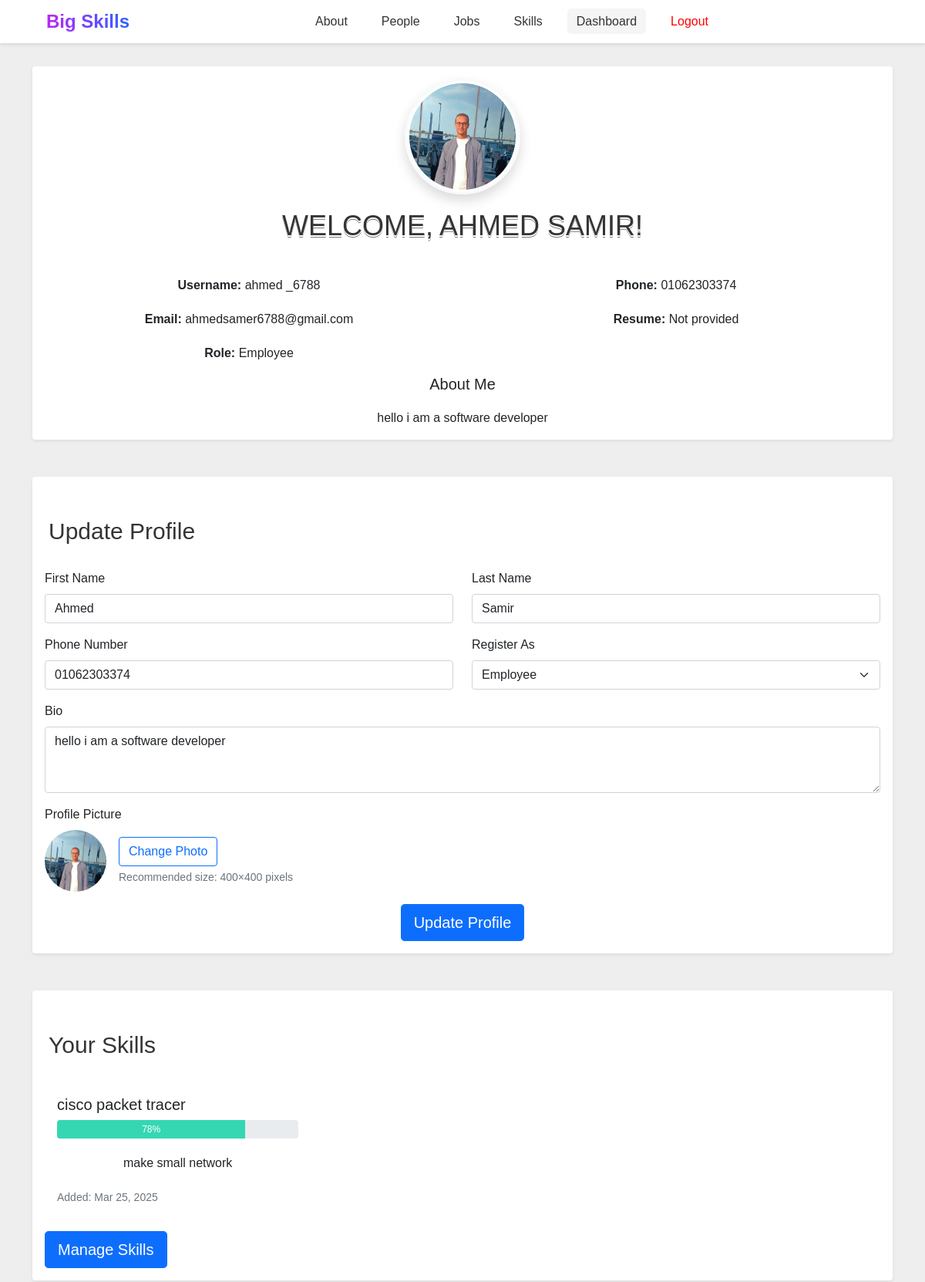
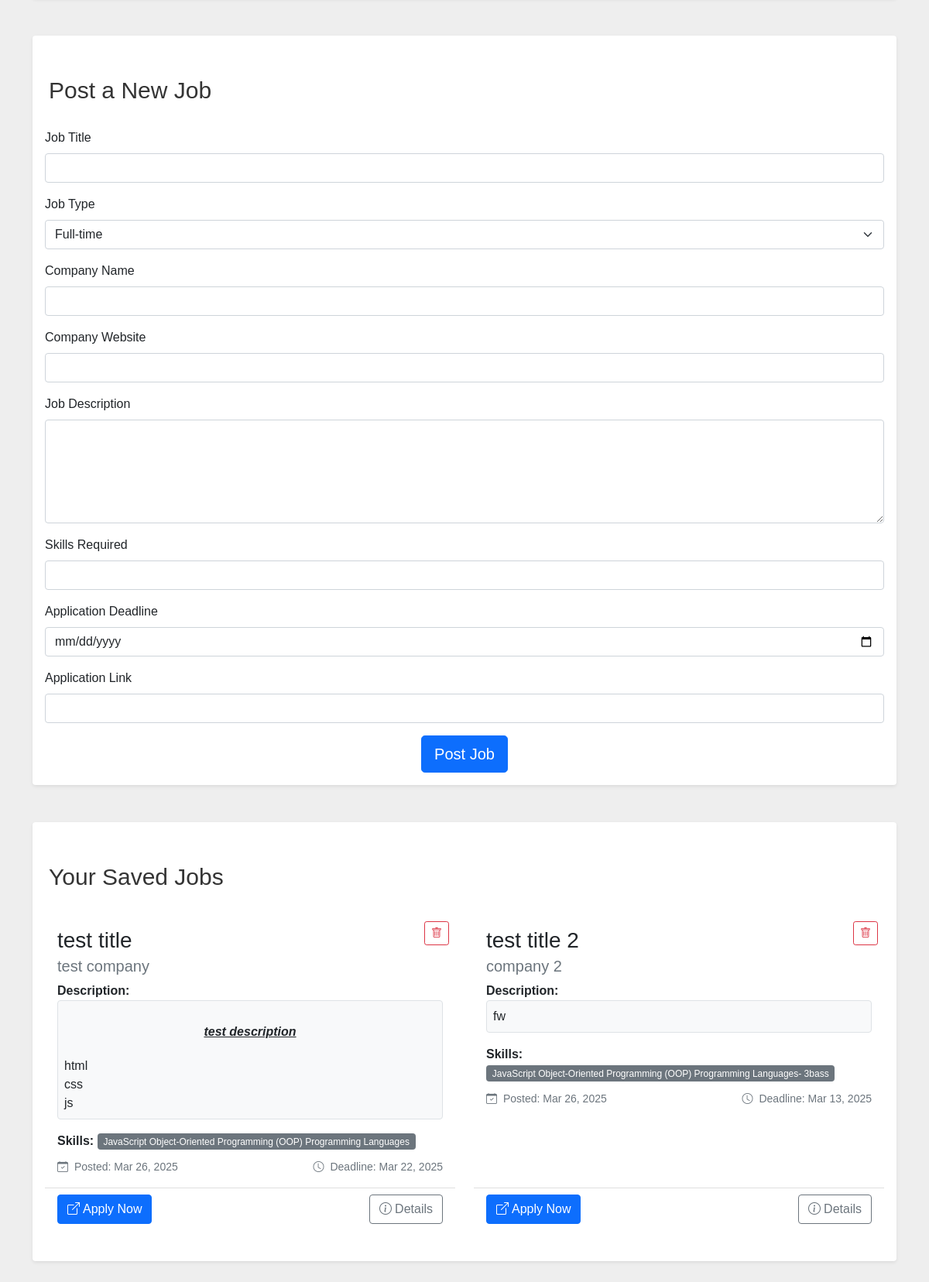
The page /dashboard (signed in) on the database its author committed (2 pictures, top to bottom).
### webapp/models.py (models this page shows, shortened)
class User(db.Model, UserMixin):
    id = db.Column(db.Integer, primary_key=True)
    fname = db.Column(db.String(25), nullable=False)
    lname = db.Column(db.String(25), nullable=False)
    username = db.Column(db.String(25), unique=True, nullable=False)
    email = db.Column(db.String(125), unique=True, nullable=False)
    image_file = db.Column(db.String(255), nullable=False, default="default/default.png")  # Increased length
    password = db.Column(db.String(60), nullable=False)
    phone_number = db.Column(db.String(15), nullable=True)
    bio = db.Column(db.Text, nullable=True)
    resume_link = db.Column(db.String(255), nullable=True)
    register_as = db.Column(db.String(255), nullable=True)
    skills = db.relationship("Skills", backref="author", lazy=True)

class Skills(db.Model):
    id = db.Column(db.Integer, primary_key=True)
    title = db.Column(db.String(100), nullable=False)
    date_posted = db.Column(db.DateTime, nullable=False, default=datetime.utcnow)
    prog = db.Column(db.Integer, nullable=False)
    desc = db.Column(db.String(32), nullable=False)
    user_id = db.Column(db.Integer, db.ForeignKey("user.id"), nullable=False)

class Jobs(db.Model):
    id = db.Column(db.Integer, primary_key=True)
    title = db.Column(db.String(100), nullable=False)
    type = db.Column(db.String(50), nullable=False)
    company = db.Column(db.String(100), nullable=False)
    company_url = db.Column(db.String(255), nullable=True)
    description = db.Column(db.Text, nullable=False)
    skills_required = db.Column(db.String(255), nullable=False)
    link_to_apply = db.Column(db.String(255), nullable=False)
    date_posted = db.Column(db.DateTime, nullable=False, default=datetime.utcnow)
    deadline = db.Column(db.DateTime, nullable=False)
    posted_by_id = db.Column(db.Integer, db.ForeignKey("user.id"), nullable=False)
    posted_by = db.relationship("User", backref="posted_jobs")
    saved_by = db.relationship("User", secondary="job_saves", backref="saved_jobs")

### webapp/auth.py (the view, shortened to what this page needs)
@auth_pages.route("/dashboard", methods=["GET", "POST"])
@login_required
def dashboard():
    profile_form = UpdateProfileForm()
    job_form = JobPostForm()
    if request.method == 'GET':
        profile_form.fname.data = current_user.fname
        profile_form.lname.data = current_user.lname
        profile_form.phone_number.data = current_user.phone_number
        profile_form.bio.data = current_user.bio
        profile_form.resume_link.data = current_user.resume_link
    skills = current_user.skills if current_user.register_as == 'employee' else []
    posted_jobs = Jobs.query.filter_by(posted_by_id=current_user.id).order_by(Jobs.date_posted.desc()).all() if current_user.register_as == 'hirer' else []
    saved_jobs = current_user.saved_jobs
    return render_template(
        "dashboard.html",
        title="Dashboard",
        profile_form=profile_form,
        job_form=job_form,
        skills=skills,
        posted_jobs=posted_jobs,
        js='dashboard',
        custom='dashboard',
        saved_jobs=saved_jobs
    )

### webapp/templates/dashboard.html (shortened to what this page needs)
{% extends "layout.html" %}
{% block dashactive %}active{% endblock %}
{% block content %}
<div class="container mt-5">
    <section class="mb-5">
        <div class="card shadow-sm">
            <div class="card-body text-center">
                <div class="profile-image-container mb-3">
                    <img id="profileImage" src="{{ url_for('static', filename='profile_pics/' + (current_user.image_file if current_user.image_file else 'default.jpg')) }}"
                         class="profile-image" alt="Profile Picture">
                </div>
                <h1 class="card-title">Welcome, {{ current_user.fname }} {{ current_user.lname }}!</h1>
                <div class="row mt-4">
                    <div class="col-md-6">
                        <p class="card-text"><strong>Username:</strong> {{ current_user.username }}</p>
                        <p class="card-text"><strong>Email:</strong> {{ current_user.email }}</p>
                        <p class="card-text"><strong>Role:</strong> {{ current_user.register_as|capitalize }}</p>
                    </div>
                    <div class="col-md-6">
                        <p class="card-text"><strong>Phone:</strong> {{ current_user.phone_number or 'Not provided' }}</p>
                        <p class="card-text"><strong>Resume:</strong>
                            {% if current_user.resume_link %}
                                <a href="{{ current_user.resume_link }}" target="_blank">View Resume</a>
                            {% else %}
                                Not provided
                            {% endif %}
                        </p>
                    </div>
                </div>
                {% if current_user.bio %}
                <div class="mt-3">
                    <h5>About Me</h5>
                    <p class="card-text">{{ current_user.bio }}</p>
                </div>
                {% endif %}
            </div>
        </div>
    </section>
<section class="mb-5">
    <div class="card shadow-sm">
        <div class="card-body">
            <h2 class="card-title mb-4">Update Profile</h2>
            <form method="POST" action="{{ url_for('auth_pages.dashboard') }}" enctype="multipart/form-data">
                <div class="row">
                    <div class="col-md-6">
                        <div class="form-group mb-3">
                            {{ profile_form.fname.label(class="form-label") }}
                            {{ profile_form.fname(class="form-control") }}
                        </div>
                        <div class="form-group mb-3">
                            {{ profile_form.phone_number.label(class="form-label") }}
                            {{ profile_form.phone_number(class="form-control") }}
                        </div>
                    </div>
                    <div class="col-md-6">
                        <div class="form-group mb-3">
                            {{ profile_form.lname.label(class="form-label") }}
                            {{ profile_form.lname(class="form-control") }}
                        </div>
                        <div class="form-group mb-3">
                            {{ profile_form.register_as.label(class="form-label") }}
                            <select name="register_as" class="form-select">
                                <option value="employee" {% if current_user.register_as == 'employee' %}selected{% endif %}>Employee</option>
                            </select>
                        </div>
                    </div>
                </div>
                <div class="form-group mb-3">
                    {{ profile_form.bio.label(class="form-label") }}
                    <textarea name="bio" class="form-control" rows="3">{{ current_user.bio or '' }}</textarea>
                </div>
                <div class="form-group mb-3">
                    <label class="form-label">Profile Picture</label>
                    <div class="d-flex align-items-center mb-3">
                        <img id="currentProfileImage" src="{{ url_for('static', filename='profile_pics/' + current_user.image_file) }}"
                             class="rounded-circle me-3" width="80" height="80" style="object-fit: cover;">
                        <div>
                            <button type="button" class="btn btn-outline-primary" onclick="document.getElementById('imageUpload').click()">
                                Change Photo
                            </button>
                            <div class="form-text">Recommended size: 400×400 pixels</div>
                        </div>
                    </div>
                </div>
                <div class="form-group text-center">
                    <button type="submit" name="submit_profile" class="btn btn-primary btn-lg">Update Profile</button>
                </div>
            </form>
        </div>
    </div>
</section>
   <section class="mb-5">
    <div class="card shadow-sm">
        <div class="card-body">
            <h2 class="card-title mb-4">Your Skills</h2>
            {% if current_user.skills %}
            <div class="row">
                {% for skill in current_user.skills %}
                <div class="col-md-4 mb-3">
                    <div class="card h-100">
                        <div class="card-body">
                            <h5 class="card-title">{{ skill.title }}</h5>
                            <div class="progress mb-2">
                                <div class="progress-bar" style="background-color: rgba(14, 212, 166, 0.818);width: {{ skill.prog }}%">{{ skill.prog }}%</div>
                            </div>
                            <p class="card-text">{{ skill.desc }}</p>
                            <small class="text-muted">Added: {{ skill.date_posted.strftime('%b %d, %Y') }}</small>
                        </div>
                    </div>
                </div>
                {% endfor %}
            </div>
            {% else %}
            <p class="text-center">You haven't added any skills yet.</p>
            {% endif %}
            <a class="btn btn-primary btn-lg" href="{{ url_for('skill_pages.skills') }}">Manage Skills</a>
        </div>
    </div>
</section>
    <section class="mb-5">
        <div class="card shadow-sm">
            <div class="card-body">
                <h2 class="card-title mb-4">Post a New Job</h2>
                <form method="POST" action="{{ url_for('auth_pages.dashboard') }}">
                    <div class="form-group mb-3">
                        <label class="form-label">Job Title</label>
                        {{ job_form.title(class="form-control", required="required") }}
                    </div>
                    <div class="form-group mb-3">
                        <label class="form-label">Job Type</label>
                        {{ job_form.type(class="form-select", required="required") }}
                    </div>
                    <div class="form-group mb-3">
                        <label class="form-label">Company Name</label>
                        {{ job_form.company(class="form-control", required="required") }}
                    </div>
                    <div class="form-group mb-3">
                        <label class="form-label">Company Website</label>
                        {{ job_form.company_url(class="form-control") }}
                    </div>
                    <div class="form-group mb-3">
                        <label class="form-label">Job Description</label>
                        {{ job_form.description(class="form-control", rows="5", required="required",id="jobDescription") }}
                    </div>
                    <div class="form-group mb-3">
                        <label class="form-label">Skills Required</label>
                        {{ job_form.skills_required(class="form-control", required="required") }}
                    </div>
                    <div class="form-group mb-3">
                        <label class="form-label">Application Deadline</label>
                        {{ job_form.deadline(class="form-control", required="required") }}
                    </div>
                    <div class="form-group mb-3">
                        <label class="form-label">Application Link</label>
                        {{ job_form.link_to_apply(class="form-control", required="required") }}
                    </div>
                    <div class="form-group text-center">
                        <button type="submit" name="submit_job" class="btn btn-primary btn-lg">Post Job</button>
                    </div>
                </form>
            </div>
        </div>
    </section>
<section class="mb-5">
    <div class="card shadow-sm">
        <div class="card-body">
            <h2 class="card-title mb-4">Your Saved Jobs</h2>
            {% if saved_jobs %}
            <div class="row">
                {% for saved_job in saved_jobs %}
                <div class="col-md-6 mb-4">
                    <div class="card h-100 position-relative">
                        <form method="POST" action="{{ url_for('auth_pages.unsave_job', job_id=saved_job.id) }}"
                              class="position-absolute top-0 end-0 m-2">
                            <button type="submit" class="btn btn-outline-danger btn-sm"
                                    data-bs-toggle="tooltip"
                                    title="Remove from Saved Jobs">
                                <i class="bi bi-trash"></i>
                            </button>
                        </form>
                        <div class="card-body">
                            <h3 class="card-title">{{ saved_job.title }}</h3>
                            <h5 class="card-subtitle mb-2 text-muted">{{ saved_job.company }}</h5>
                            <div class="card-text mb-3">
                                <strong>Description:</strong>
                                <div class="border rounded p-2 bg-light">
                                    {{ saved_job.description|safe|truncate() }}
                                </div>
                            </div>
                            <div class="mb-2">
                                <strong>Skills:</strong>
                                {% for skill in saved_job.skills_required.split(',') %}
                                <span class="badge bg-secondary me-1 mb-1">{{ skill.strip() }}</span>
                                {% endfor %}
                            </div>
                            <div class="d-flex justify-content-between">
                                <small class="text-muted">
                                    <i class="bi bi-calendar-check me-1"></i>
                                    Posted: {{ saved_job.date_posted.strftime('%b %d, %Y') }}
                                </small>
                                <small class="text-muted">
                                    <i class="bi bi-clock me-1"></i>
                                    Deadline: {{ saved_job.deadline.strftime('%b %d, %Y') }}
                                </small>
                            </div>
                        </div>
                        <div class="card-footer bg-transparent d-flex justify-content-between">
                            <a href="{{ saved_job.link_to_apply }}" class="btn btn-primary" target="_blank">
                                <i class="bi bi-box-arrow-up-right me-1"></i>Apply Now
                            </a>
                            <a href="{{ url_for('main_pages.job_detail', job_id=saved_job.id) }}" class="btn btn-outline-secondary">
                                <i class="bi bi-info-circle me-1"></i>Details
                            </a>
                        </div>
                    </div>
                </div>
                {% endfor %}
            </div>
            {% else %}
            <div class="alert alert-info text-center" role="alert">
                <i class="bi bi-bookmark-heart me-2"></i>
                You haven't saved any jobs yet. Start exploring job listings!
            </div>
            {% endif %}
        </div>
    </div>
</section>
</div>
{% endblock %}

### rows shown on the page
User: image_file (picture), fname "AHMED", lname "SAMIR", username "ahmed _6788", email "ahmedsamer6788@gmail.com", register_as "Employee", phone_number "01062303374", bio "hello i am a software developer", fname "Ahmed", lname "Samir"
Skills: title "cisco packet tracer", prog "78", desc "make small network", date_posted "Mar 25, 2025"
Jobs: title "test title", company "test company", description "test description html css js", strip "JavaScript Object-Oriented Programming (OOP) Programming Languages", date_posted "Mar 26, 2025", deadline "Mar 22, 2025"
Jobs: title "test title 2", company "company 2", description "fw", strip "JavaScript Object-Oriented Programming (OOP) Programming Languages- 3bass", date_posted "Mar 26, 2025", deadline "Mar 13, 2025"

### other values the page prints
{{ profile_form.fname.label(class="form-label") }} "First Name"
{{ profile_form.phone_number.label(class="form-label") }} "Phone Number"
{{ profile_form.lname.label(class="form-label") }} "Last Name"
{{ profile_form.register_as.label(class="form-label") }} "Register As"
{{ profile_form.bio.label(class="form-label") }} "Bio"
